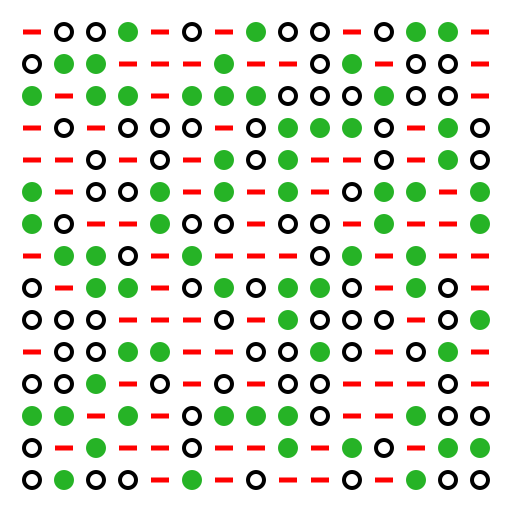
#> input picture test librairie openCV/mire_315a.png, 512 x 512 px, given in place of the camera
$ python 'focus gradient laplace sobel V1 with webcam.py'   (older library calls are emulated)
#> lines starting #> are read from the running program, lines starting #| are printed output that depends on the picture; after the words box and inside, x2 and y2 are one past the last pixel; in counts of white or black regions, pixels touching at a corner belong together
import numpy as np
import cv2
cap = cv2.VideoCapture(0)


def variance_of_image_blur_laplacian(image):
	# compute the Laplacian of the image and then return the focus
	return round(cv2.Laplacian(image, cv2.CV_64F).var(), 2)

def variance_of_image_blur_sobel(image):
	# compute the Sobel of the image and then return the focus
	return round(cv2.Sobel(image,cv2.CV_64F,1,0,ksize=3 ).var(), 1)

def variance_of_image_blur_Canny(image):
	# compute the Canny of the image and then return the focus
	return round(cv2.Canny(image, 100, 200).var(), 1)

while True:
    # Capture frame-by-frame
    ret, frame = cap.read()
#> frame is the input picture: shape (512, 512, 3); mean B, G, R 215.8, 226.9, 223
    # if frame is read correctly ret is True

    # Operations on the frame
    gray = cv2.cvtColor(frame, cv2.COLOR_BGR2GRAY)
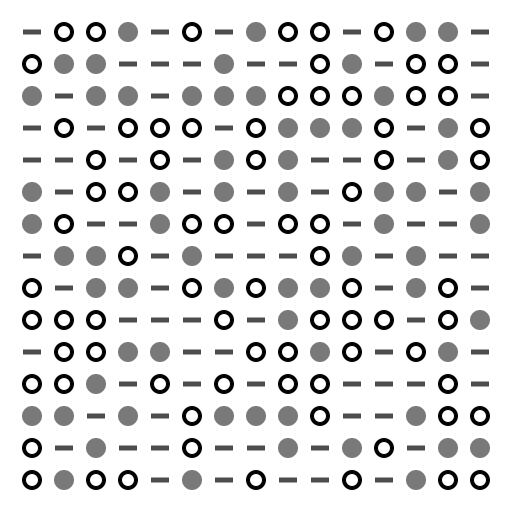
#> gray: shape (512, 512); min 0, max 255, mean 224.5
    fm_sobel = variance_of_image_blur_sobel(gray)
#> fm_sobel = 31213.6
    fm_laplacian = variance_of_image_blur_laplacian(gray)
#> fm_laplacian = 3589.2
    fm_canny = variance_of_image_blur_Canny(gray)
#> fm_canny = 4129.2

    # Display the resulting frame
    cv2.putText(frame, "{}{:.2f}".format(" Sobel focus value : ", fm_sobel), (0, 30), cv2.FONT_HERSHEY_SIMPLEX, 0.8, (255, 0, 0), 1, cv2.LINE_AA)
    cv2.putText(frame, "{}{:.2f}".format(" Laplacian focus value : ", fm_laplacian), (0, 70), cv2.FONT_HERSHEY_SIMPLEX, 0.8, (0, 255, 0), 1, cv2.LINE_AA)
    cv2.putText(frame, "{}{:.2f}".format(" Canny focus value : ", fm_laplacian), (0, 110), cv2.FONT_HERSHEY_SIMPLEX, 0.8, (0, 0, 255), 1, cv2.LINE_AA)
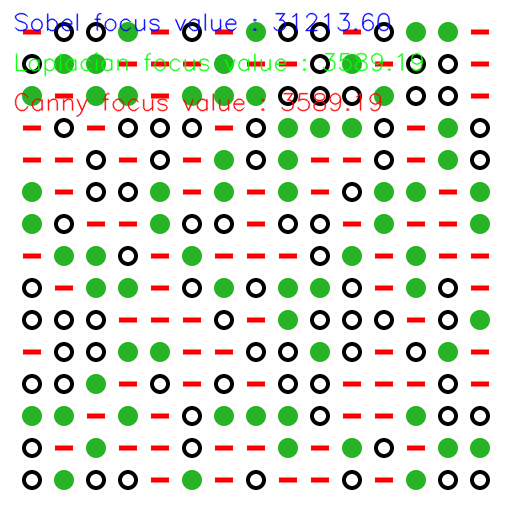
#> frame: shape (512, 512, 3); mean B, G, R 214.4, 225.4, 221.4


    # Appliquer un seuil pour traiter l'image *****************************************************
    ret, thresh = cv2.threshold(gray,0,255,cv2.THRESH_BINARY+cv2.THRESH_OTSU) #amélioré
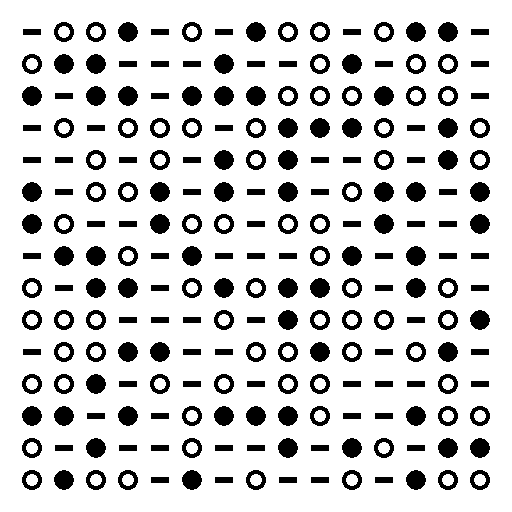
#> thresh: shape (512, 512); 83.1% white; 225 black regions
#> ret = 167
    #cv2.threshold(frame, 0, 255, cv2.THRESH_BINARY) #simplifié

    # Trouver les contours de la mire*********************************************************
    contours, _ = cv2.findContours(thresh, cv2.RETR_LIST, cv2.CHAIN_APPROX_SIMPLE)
#> contours = 303 contours; largest, box (x1, y1, x2, y2) and area: (0, 0, 512, 512) 261121, (469, 469, 491, 491) 345, (437, 469, 459, 491) 345, (341, 469, 363, 491) 345, (245, 469, 267, 491) 345
    # Boucle sur les contours pour trouver la mire
    for cnt in contours:
        #cv2.drawContours(frame, [cnt], 0, (0, 255, 0), 1) affiche tous les countours
        # Si le contour a suffisamment de points
        if len(cnt) >= 5:
            # Calculer les moments
            M = cv2.moments(cnt)
            if M["m00"] != 0:
                # Calculer les coordonnées de la mire
                cont_x = int(M["m10"] / M["m00"])
                cont_y = int(M["m01"] / M["m00"])
#> this loop made 303 passes
#> (cont_x, cont_y) on passes 1 to 12: (383, 479), (319, 479), (287, 479), (223, 479), (159, 479), (479, 479), (447, 479), (351, 479), (255, 479), (127, 479), (95, 479), (31, 479)
                 # Afficher les contours sur l'image originale
                #cv2.circle(frame, (cont_x, cont_y), 20, (0, 0, 255), 2)


    # Trouver les rectangles de la mire*********************************************************
    for cnt in contours:

        # Vérifier si le contour est suffisamment grand pour être considéré comme un rectangle
        if cv2.contourArea(cnt) < 1:
            continue
        # Obtenir le rectangle minimum qui englobe les points de contour
        rect = cv2.minAreaRect(cnt)

        (x, y), (w, h), angle = rect
        ratio = h/w
        if 0.05 < ratio < 0.6: #si on a a pe pres le ratio des rectangles de la mire : 1/5 = 0.2
            # Dessiner le rectangle sur l'image
            box = cv2.boxPoints(rect)
            box = np.int0(box)
            cv2.drawContours(frame,[box],0,(255,0,),2)
#> this loop made 303 passes
#> (x, y, w, h, angle, ratio) on passes 1 to 3: (383.5, 479.5, 7, 19, -90, 2.71), (319.5, 479.5, 7, 19, -90, 2.71), (287.5, 479.5, 7, 19, -90, 2.71)

    # Afficher l'image*********************************************************************
    cv2.imshow('Focus value', frame)
    if cv2.waitKey(1) == ord('q'): #waitkey(0) --> only one frame, waitkey(1) --> video
#> (key q is pressed here)
        break
# When everything done, release the capture
cap.release()
cv2.destroyAllWindows()
